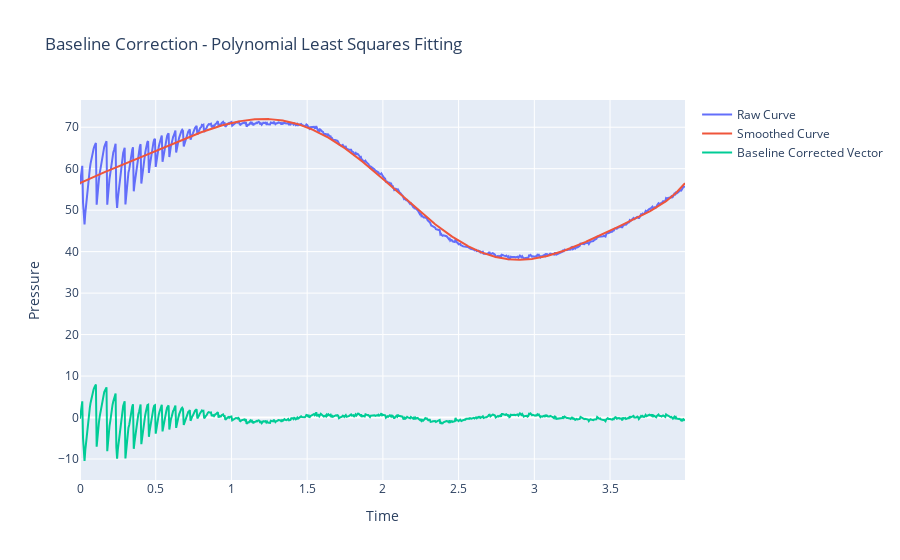

Notebook code for this chart:
### Code cell
"""
2. Polynomial Least Squares Fitting
- fit a polynomial of degree <degree> to the original signal, to simulate a blank chromatogram and subtract it from the original signal 
"""
coefficients = np.polyfit(time, pressure_vector, 8)  # degree 3 polynomial
smoothed_vector = np.polyval(coefficients, time)
# baseline correction by subtracting the smoothed vector from the original pressure vector
baseline_corrected_vector = pressure_vector - smoothed_vector
fig = go.Figure()
fig.add_trace(go.Scatter(x=time, y=pressure_vector, mode='lines', name='Raw Curve'))
fig.add_trace(go.Scatter(x=time, y=smoothed_vector, mode='lines', name='Smoothed Curve'))
fig.add_trace(go.Scatter(x=time, y=baseline_corrected_vector, mode='lines', name='Baseline Corrected Vector'))
fig.update_layout(title='Baseline Correction - Polynomial Least Squares Fitting', xaxis_title='Time', yaxis_title='Pressure')
fig.show()
fig.write_image("dev/figures/fig_baseline_correction_polynomial_least_squares_fitting.png", width=1100, height= 350, scale = 3)

### Figure 1 — Plotly figure (JSON) as saved in the notebook; plotly's stock layout.template omitted (floating-point values rounded to 4 significant figures; data arrays with more than 128 entries replaced by an {"elided": "..."} marker saying what was removed)
{"data": [{"mode": "lines", "name": "Raw Curve", "type": "scatter", "x": {"elided": "800 float values"}, "y": {"elided": "800 float values"}}, {"mode": "lines", "name": "Smoothed Curve", "type": "scatter", "x": {"elided": "800 float values"}, "y": {"elided": "800 float values"}}, {"mode": "lines", "name": "Baseline Corrected Vector", "type": "scatter", "x": {"elided": "800 float values"}, "y": {"elided": "800 float values"}}], "layout": {"title": {"text": "Baseline Correction - Polynomial Least Squares Fitting"}, "xaxis": {"title": {"text": "Time"}}, "yaxis": {"title": {"text": "Pressure"}}}}
